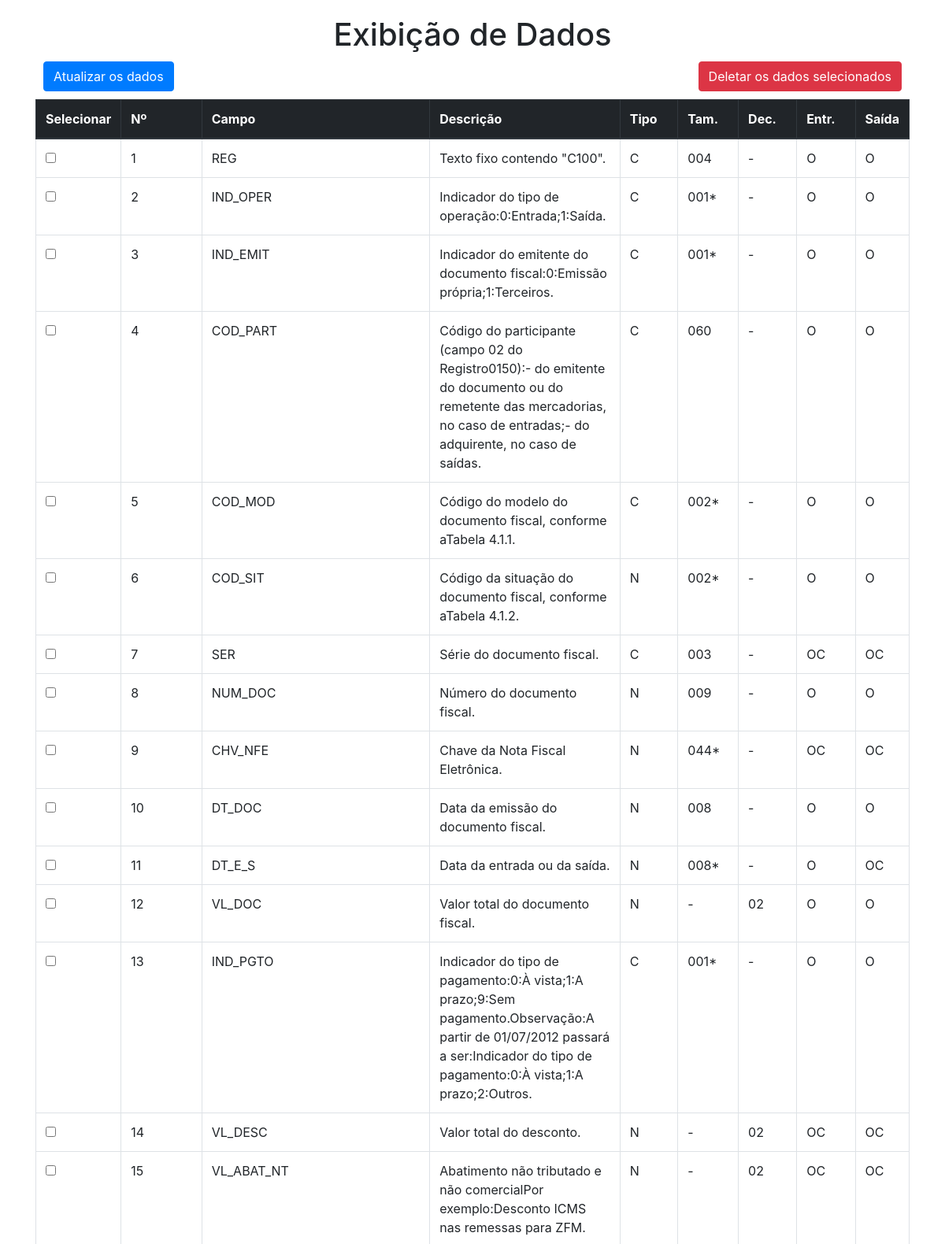
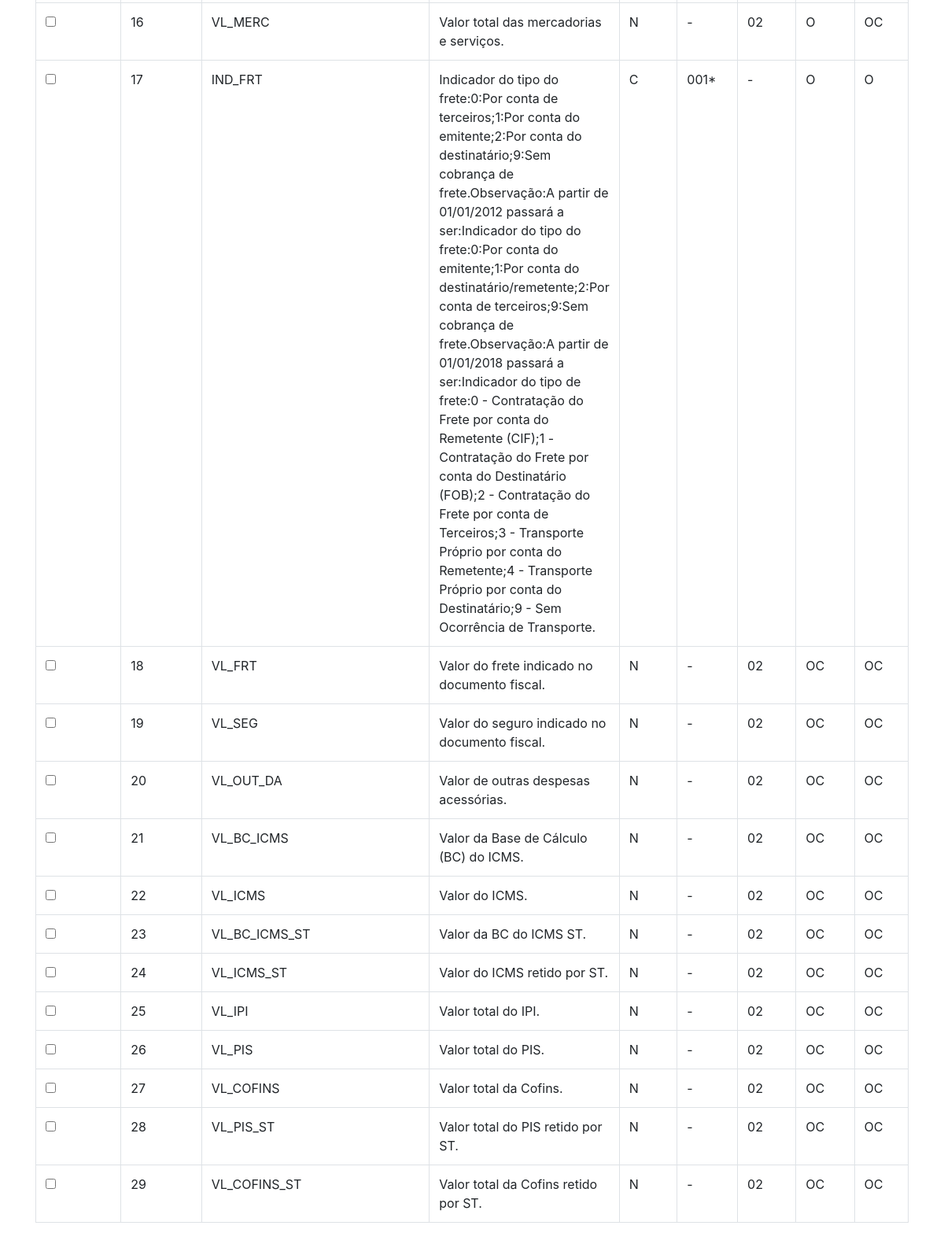
The page / on the database its author committed (2 pictures, top to bottom).
### tables this page shows
CREATE TABLE dados (
                    N INTEGER,
                    Campo TEXT,
                    Descricao TEXT,
                    Tipo TEXT,
                    Tam TEXT,
                    Dec TEXT,
                    Entr TEXT,
                    Saida TEXT
                );

### app.py (the view)
@app.route('/')
def index():
    try:
        db_path = os.path.join(os.path.dirname(__file__), 'NF.db')
        conn = sqlite3.connect(db_path)
        cursor = conn.cursor()
        cursor.execute('''
                CREATE TABLE IF NOT EXISTS dados (
                    N INTEGER,
                    Campo TEXT,
                    Descricao TEXT,
                    Tipo TEXT,
                    Tam TEXT,
                    Dec TEXT,
                    Entr TEXT,
                    Saida TEXT
                )
            ''')
        cursor.execute('SELECT * FROM dados')
        rows = cursor.fetchall()
        conn.close()
        return render_template('index.html', rows=rows)
    except Exception as e:
        return f"Erro: {str(e)}"

### templates/index.html (shortened to what this page needs)
<!DOCTYPE html>
<html lang="en">
<head>
    <link rel="stylesheet" type="text/css" href="{{ url_for('static', filename='style.css') }}">
    <link rel="stylesheet" href="https://maxcdn.bootstrapcdn.com/bootstrap/4.0.0/css/bootstrap.min.css">
</head>
<body>
    <div class="container">
        <h1 class="text-center">Exibição de Dados</h1>
        <forms>
            <form method="POST" action="/atualizar-dados-da-tabela">
                <button type="submit" class="btn btn-primary">Atualizar os dados</button>
            </form>
            <form id="deleteForm" method="POST" onsubmit="return confirm('Tem certeza que deseja excluir os dados selecionados?');">
                <button type="submit" class="btn btn-danger">Deletar os dados selecionados</button>
            </form>
        </forms>
        <div class="table-responsive">
            <table class="table table-bordered">
                <colgroup>
                    <col style="width: 5%" />
                    <col style="width: 15%" />
                    <col style="width: 40%" />
                    <col style="width: 8%" />
                    <col style="width: 8%" />
                    <col style="width: 8%" />
                    <col style="width: 8%" />
                    <col style="width: 8%" />
                </colgroup>
                <thead class="thead-dark">
                    <tr>
                        <th>Selecionar</th>
                        <th>Nº</th>
                        <th>Campo</th>
                        <th>Descrição</th>
                        <th>Tipo</th>
                        <th>Tam.</th>
                        <th>Dec.</th>
                        <th>Entr.</th>
                        <th>Saída</th>
                    </tr>
                </thead>
                <tbody>
                    {% for row in rows %}
                        <tr>
                            <td><input type="checkbox" name="selecionar[]" value="{{ row[0] }}"></td>
                            <td>{{ row[0] }}</td>
                            <td>{{ row[1] }}</td>
                            <td>{{ row[2] }}</td>
                            <td>{{ row[3] }}</td>
                            <td>{{ row[4] }}</td>
                            <td>{{ row[5] }}</td>
                            <td>{{ row[6] }}</td>
                            <td>{{ row[7] }}</td>
                        </tr>
                    {% endfor %}
                </tbody>
            </table>
        </div>
    </div>
</body>
</html>

### static/style.css (style rules this page uses)
forms { display:flex; justify-content: space-between; margin:10px; }

### templates/index.html (style rules this page uses)
body { padding: 20px; }

### rows shown on the page
dados: N "1", Campo "REG", Descricao "Texto fixo contendo \"C100\".", Tipo "C", Tam "004", Dec "-", Entr "O", Saida "O"
dados: N "2", Campo "IND_OPER", Descricao "Indicador do tipo de operação:0:Entrada;1:Saída.", Tipo "C", Tam "001*", Dec "-", Entr "O", Saida "O"
dados: N "3", Campo "IND_EMIT", Descricao "Indicador do emitente do documento fiscal:0:Emissão própria;1:Terceiros.", Tipo "C", Tam "001*", Dec "-", Entr "O", Saida "O"
dados: N "4", Campo "COD_PART", Descricao "Código do participante (campo 02 do Registro0150):- do emitente do documento ou do remetente das mercadorias, no caso de entradas;- do adquirente, no caso de saídas.", Tipo "C", Tam "060", Dec "-", Entr "O", Saida "O"
dados: N "5", Campo "COD_MOD", Descricao "Código do modelo do documento fiscal, conforme aTabela 4.1.1.", Tipo "C", Tam "002*", Dec "-", Entr "O", Saida "O"
dados: N "6", Campo "COD_SIT", Descricao "Código da situação do documento fiscal, conforme aTabela 4.1.2.", Tipo "N", Tam "002*", Dec "-", Entr "O", Saida "O"
dados: N "7", Campo "SER", Descricao "Série do documento fiscal.", Tipo "C", Tam "003", Dec "-", Entr "OC", Saida "OC"
dados: N "8", Campo "NUM_DOC", Descricao "Número do documento fiscal.", Tipo "N", Tam "009", Dec "-", Entr "O", Saida "O"
dados: N "9", Campo "CHV_NFE", Descricao "Chave da Nota Fiscal Eletrônica.", Tipo "N", Tam "044*", Dec "-", Entr "OC", Saida "OC"
dados: N "10", Campo "DT_DOC", Descricao "Data da emissão do documento fiscal.", Tipo "N", Tam "008", Dec "-", Entr "O", Saida "O"
dados: N "11", Campo "DT_E_S", Descricao "Data da entrada ou da saída.", Tipo "N", Tam "008*", Dec "-", Entr "O", Saida "OC"
dados: N "12", Campo "VL_DOC", Descricao "Valor total do documento fiscal.", Tipo "N", Tam "-", Dec "02", Entr "O", Saida "O"
dados: N "13", Campo "IND_PGTO", Descricao "Indicador do tipo de pagamento:0:À vista;1:A prazo;9:Sem pagamento.Observação:A partir de 01/07/2012 passará a ser:Indicador do tipo de pagamento:0:À vista;1:A prazo;2:Outros.", Tipo "C", Tam "001*", Dec "-", Entr "O", Saida "O"
dados: N "14", Campo "VL_DESC", Descricao "Valor total do desconto.", Tipo "N", Tam "-", Dec "02", Entr "OC", Saida "OC"
dados: N "15", Campo "VL_ABAT_NT", Descricao "Abatimento não tributado e não comercialPor exemplo:Desconto ICMS nas remessas para ZFM.", Tipo "N", Tam "-", Dec "02", Entr "OC", Saida "OC"
dados: N "16", Campo "VL_MERC", Descricao "Valor total das mercadorias e serviços.", Tipo "N", Tam "-", Dec "02", Entr "O", Saida "OC"
dados: N "17", Campo "IND_FRT", Descricao "Indicador do tipo do frete:0:Por conta de terceiros;1:Por conta do emitente;2:Por conta do destinatário;9:Sem cobrança de frete.Observação:A partir de 01/01/2012 passará a ser:Indicador do tipo do frete:0:Por conta do emitente;1:Por conta do destinatário/remetente;2:Por conta de terceiros;9:Sem cobrança de frete.Observação:A partir de 01/01/2018 passará a ser:Indicador do tipo de frete:0 - Contratação do Frete por conta do Remetente (CIF);1 - Contratação do Frete por conta do Destinatário (FOB);2 - Contratação do Frete por conta de Terceiros;3 - Transporte Próprio por conta do Remetente;4 - Transporte Próprio por conta do Destinatário;9 - Sem Ocorrência de Transporte.", Tipo "C", Tam "001*", Dec "-", Entr "O", Saida "O"
dados: N "18", Campo "VL_FRT", Descricao "Valor do frete indicado no documento fiscal.", Tipo "N", Tam "-", Dec "02", Entr "OC", Saida "OC"
dados: N "19", Campo "VL_SEG", Descricao "Valor do seguro indicado no documento fiscal.", Tipo "N", Tam "-", Dec "02", Entr "OC", Saida "OC"
dados: N "20", Campo "VL_OUT_DA", Descricao "Valor de outras despesas acessórias.", Tipo "N", Tam "-", Dec "02", Entr "OC", Saida "OC"
dados: N "21", Campo "VL_BC_ICMS", Descricao "Valor da Base de Cálculo (BC) do ICMS.", Tipo "N", Tam "-", Dec "02", Entr "OC", Saida "OC"
dados: N "22", Campo "VL_ICMS", Descricao "Valor do ICMS.", Tipo "N", Tam "-", Dec "02", Entr "OC", Saida "OC"
dados: N "23", Campo "VL_BC_ICMS_ST", Descricao "Valor da BC do ICMS ST.", Tipo "N", Tam "-", Dec "02", Entr "OC", Saida "OC"
dados: N "24", Campo "VL_ICMS_ST", Descricao "Valor do ICMS retido por ST.", Tipo "N", Tam "-", Dec "02", Entr "OC", Saida "OC"
dados: N "25", Campo "VL_IPI", Descricao "Valor total do IPI.", Tipo "N", Tam "-", Dec "02", Entr "OC", Saida "OC"
dados: N "26", Campo "VL_PIS", Descricao "Valor total do PIS.", Tipo "N", Tam "-", Dec "02", Entr "OC", Saida "OC"
dados: N "27", Campo "VL_COFINS", Descricao "Valor total da Cofins.", Tipo "N", Tam "-", Dec "02", Entr "OC", Saida "OC"
dados: N "28", Campo "VL_PIS_ST", Descricao "Valor total do PIS retido por ST.", Tipo "N", Tam "-", Dec "02", Entr "OC", Saida "OC"
dados: N "29", Campo "VL_COFINS_ST", Descricao "Valor total da Cofins retido por ST.", Tipo "N", Tam "-", Dec "02", Entr "OC", Saida "OC"
